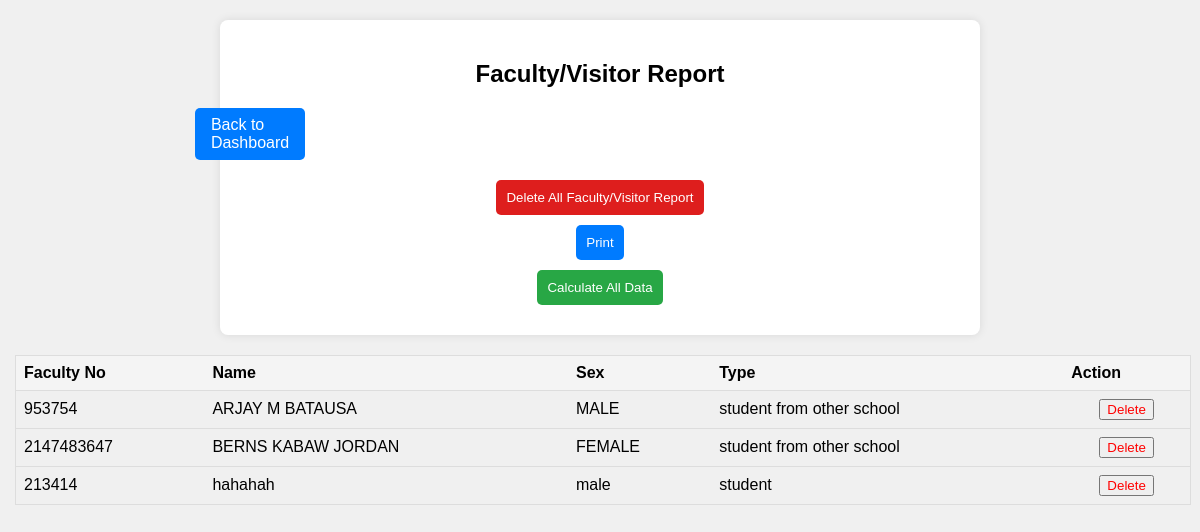
Page /faculty_visitor_report.php on the committed database.
### tables this page shows
CREATE TABLE IF NOT EXISTS `faculty_visitor_report` (
  `faculty_id` int(11) NOT NULL AUTO_INCREMENT,
  `faculty_no` int(20) NOT NULL,
  `name` varchar(30) NOT NULL,
  `sex` varchar(20) NOT NULL,
  `type` varchar(50) NOT NULL,
  `date_added` date NOT NULL,
  PRIMARY KEY (`faculty_id`)
);

### faculty_visitor_report.php (the view, shortened to what this page needs)
<!DOCTYPE html>
<html lang="en">
<head>
    <link rel="stylesheet" href="css/Borrowed_reports.css">
</head>
<body>
<div class="container">
    <h2>Faculty/Visitor Report</h2>
    <a href="Dashboard.php" class="back-btn">Back to Dashboard</a>
    <div class="button-group">
        <form method="POST" action="delete_all_faculty_visitor_report.php" class="delete-all-form">
            <button type="submit" class="delete-all-btn">Delete All Faculty/Visitor Report</button>
        </form>
        <button onclick="printTable()" class="print-btn">Print</button>
        <form method="GET" action="total_faculty_visitor_report.php" class="calculate-all-form">
            <button type="submit" class="calculate-all-btn">Calculate All Data</button>
        </form>
    </div>
</div>
<table class="returned-books-table">
    <thead>
        <tr>
            <th>Faculty No</th>
            <th>Name</th>
            <th>Sex</th>
            <th>Type</th>
            <th class="action-column">Action</th>
        </tr>
    </thead>
    <tbody>
        <?php
        require_once 'connect.php';
        $sortOrder = isset($_GET['sort']) && ($_GET['sort'] == 'desc') ? 'DESC' : 'ASC';
        $query = "SELECT * FROM `faculty_visitor_report`";
        $query .= " ORDER BY SUBSTRING_INDEX(`name`, ' ', 1) $sortOrder";
        $result = $conn->query($query);
        if ($result && $result->num_rows > 0) {
            while ($row = $result->fetch_assoc()) {
                echo "<tr>";
                echo "<td>{$row['faculty_no']}</td>";
                echo "<td>{$row['name']}</td>";
                echo "<td>{$row['sex']}</td>";
                echo "<td>{$row['type']}</td>";
                echo "<td class='action-column'><form method='POST' action='delete_faculty_visitor_report.php'>";
                echo "<button type='submit' style='color: red;'>Delete</button>";
                echo "</form></td>";
                echo "</tr>";
            }
        } else {
            echo "<tr><td colspan='11' style='color: red; text-align: center;'>No Faculty/Visitor records found.</td></tr>";
        }
        ?>
    </tbody>
</table>
</body>
</html>

### css/Borrowed_reports.css (style rules this page uses)
body { font-family: Arial, sans-serif; margin: 0; padding: 0; background-color: #f0f0f0; }
.container { width: 60%; margin: 20px auto; padding: 20px; background-color: #fff; border-radius: 8px; box-shadow: 0 0 10px rgba(0, 0, 0, 0.1); display: flex; flex-direction: column; align-items: center; }
h2 { text-align: center; margin-bottom: 20px; }
.back-btn { padding: 8px 16px; margin-right: 700px; background-color: #007bff; color: #fff; text-decoration: none; border-radius: 5px; margin-bottom: 20px; }
.button-group { display: flex; flex-direction: column; align-items: center; }
.delete-all-btn, .print-btn, .calculate-all-btn { padding: 10px; border: none; border-radius: 5px; margin-bottom: 10px; }
.delete-all-btn { background-color: #de1e1d; color: #fff; }
.print-btn { background-color: #007bff; color: #fff; }
.calculate-all-btn { background-color: #28a745; color: #fff; }
.returned-books-table { width: 98%; margin-top: 20px; margin-left: 15px; border-collapse: collapse; border: 1px solid #ddd; }
.returned-books-table th, .returned-books-table td { padding: 8px; text-align: left; border-bottom: 1px solid #ddd; }
.returned-books-table th { background-color: #f4f4f4; color: black; }
.returned-books-table td:last-child { text-align: center; }

### rows in the picture
faculty_visitor_report: faculty_no "953754", name "ARJAY M BATAUSA", sex "MALE", type "student from other school"
faculty_visitor_report: faculty_no "2147483647", name "BERNS KABAW JORDAN", sex "FEMALE", type "student from other school"
faculty_visitor_report: faculty_no "213414", name "hahahah", sex "male", type "student"
